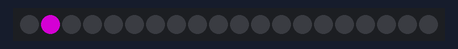
The sketch below on a simulated Arduino Uno, built with avr-gcc and run on an emulated ATmega328P. Shown: 20 RGB LEDs in strip order, left to right. Dim RGB values are drawn brighter than linear.

Above: at 0.5 s.
At 3.91 s:
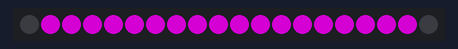
At 8.25 s:
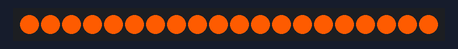
At 15.2 s:
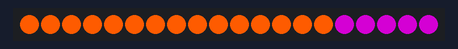
At 22.25 s:
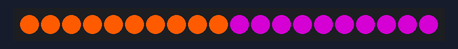
At 36.45 s:
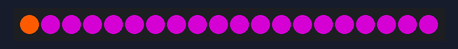

The sketch:

Around.ino
```cpp
#include <Adafruit_NeoPixel.h>
#ifdef __AVR__
#include <avr/power.h>
#endif
#define PIN 6
#define NUMPIXELS1 10
#define NUMPIXELS2 20
Adafruit_NeoPixel pixels(NUMPIXELS2, PIN, NEO_GRB + NEO_KHZ800);

int r;
int g;
int b;
void setup() {
  pixels.begin();
}

void loop() {
  for (int i = 0; i < 20; i++) {
    pixels.setPixelColor(i, pixels.Color(r, g, b));
    r = r - r;
    g = g - g;
    b = b - b;
    delay(200);
    r = 128;
    b = 128;
    pixels.show();

  }  for (int i = 0; i < 20; i++) {
    r = r - r;
    g = g - g;
    b = b - b;
    delay(200);
    r = 252;
    g = 90;
    pixels.show();
    pixels.setPixelColor(i, pixels.Color(252, 90, 0));
    pixels.show();
  }
}
```
